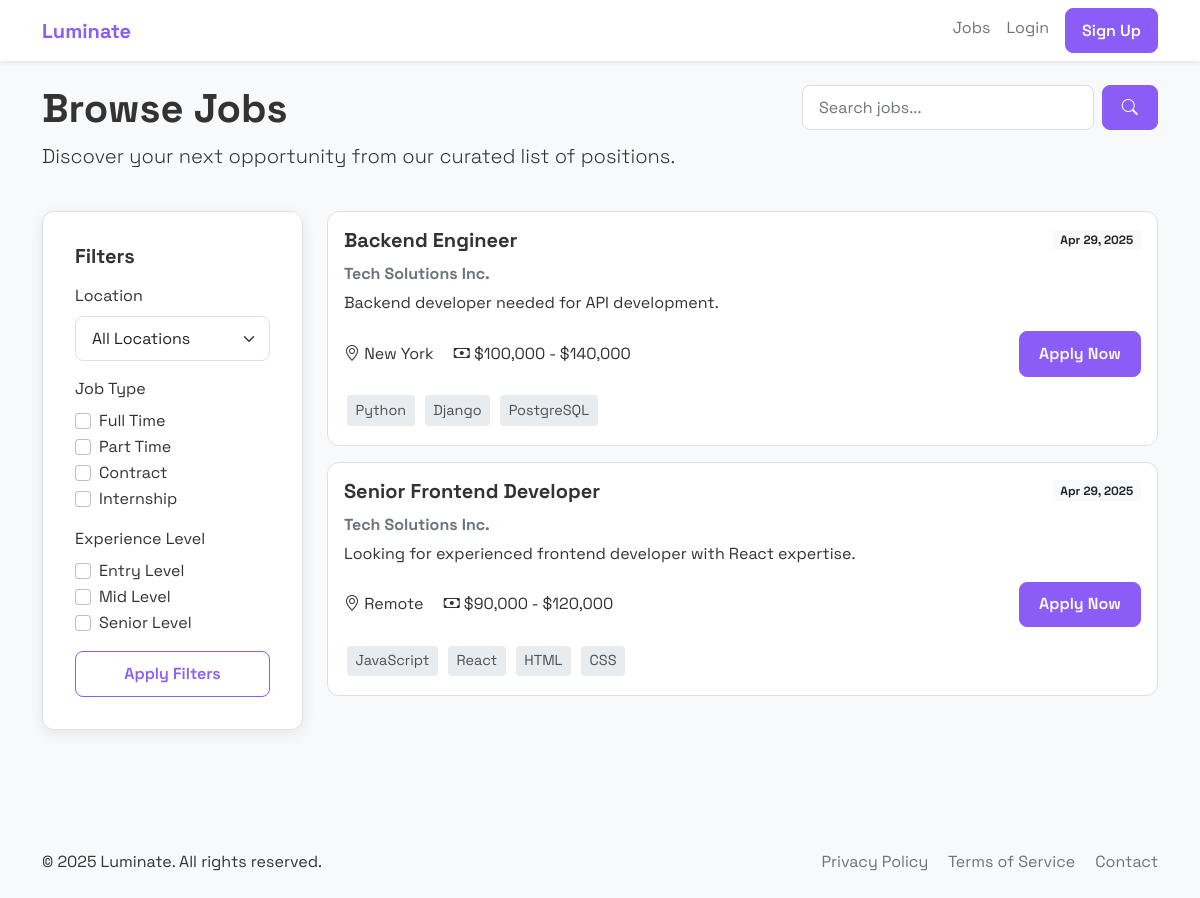
/jobs, run on an earlier commit of the app's database.
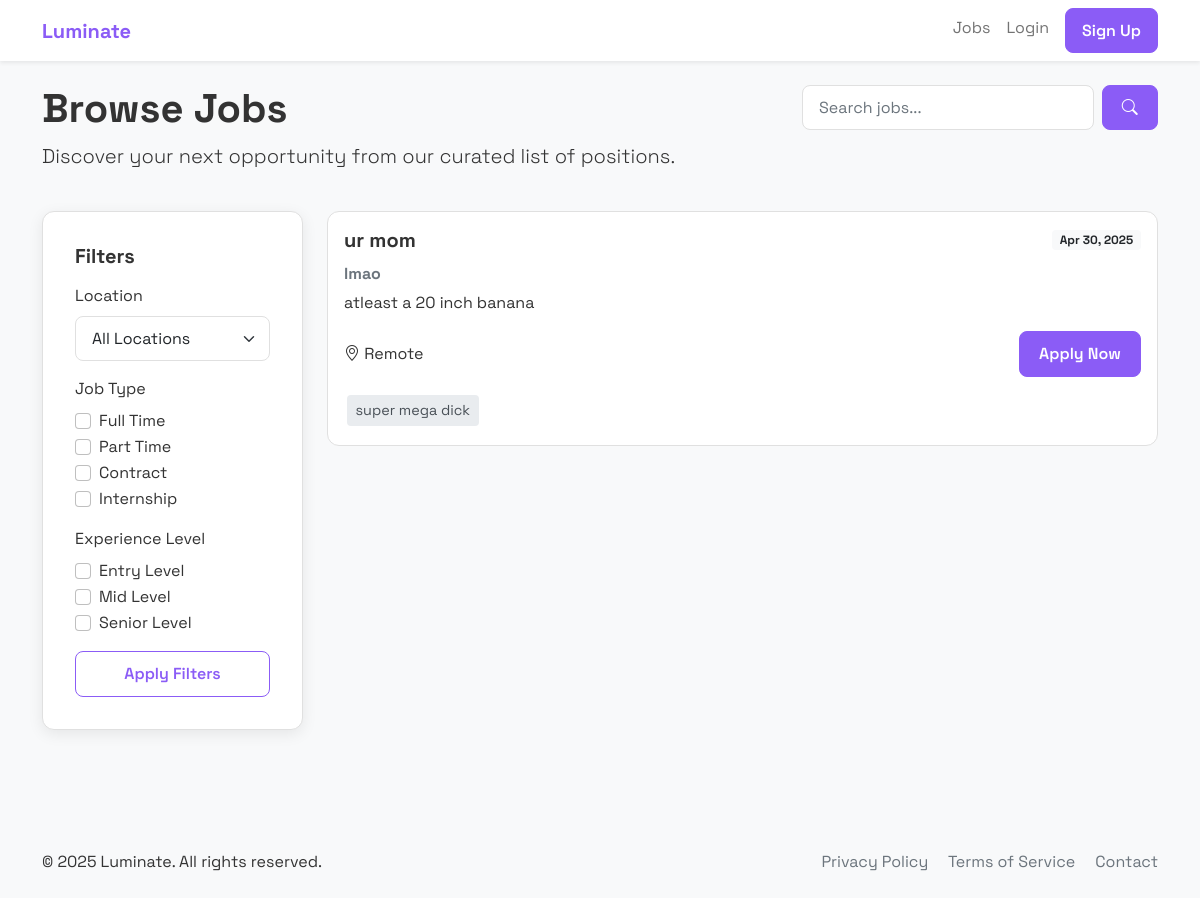
And on a later commit of the database.
### application.py (models this page shows)
class Job(db.Model):
    id = db.Column(db.Integer, primary_key=True)
    title = db.Column(db.String(100), nullable=False)
    company = db.Column(db.String(100), nullable=False)
    description = db.Column(db.Text, nullable=False)
    required_skills = db.Column(db.String(500), nullable=False)
    location = db.Column(db.String(100))
    salary = db.Column(db.String(50))
    date_posted = db.Column(db.DateTime, default=datetime.utcnow)
    employer_id = db.Column(db.Integer, db.ForeignKey('user.id'), nullable=False)
    applications = db.relationship('Application', backref='job', lazy=True)

### application.py (the view)
@app.route('/jobs')
def jobs():
    query = request.args.get('q', '')
    if query:
        search = f"%{query}%"
        jobs = Job.query.filter(
            (Job.title.like(search)) |
            (Job.company.like(search)) |
            (Job.required_skills.like(search))
        ).order_by(Job.date_posted.desc()).all()
    else:
        jobs = Job.query.order_by(Job.date_posted.desc()).all()
    return render_template('jobs.html', jobs=jobs)

### templates/jobs.html (shortened to what this page needs)
{% extends "base.html" %}
{% block content %}
<div class="row mb-4">
    <div class="col-md-8">
        <h1 class="fw-bold animate-fade-in">Browse Jobs</h1>
        <p class="lead animate-fade-in">Discover your next opportunity from our curated list of positions.</p>
    </div>
    <div class="col-md-4">
        <form action="{{ url_for('jobs') }}" method="GET" class="d-flex animate-fade-in">
            <input type="text" name="q" class="form-control me-2" placeholder="Search jobs..." value="{{ request.args.get('q', '') }}">
            <button type="submit" class="btn btn-primary">
                <i class="bi bi-search"></i>
            </button>
        </form>
    </div>
</div>
<div class="row">
    <div class="col-md-3 mb-4">
        <div class="content-card animate-fade-in">
            <h5 class="mb-3">Filters</h5>
            <form>
                <div class="mb-3">
                    <label class="form-label">Location</label>
                    <select class="form-select">
                        <option value="">All Locations</option>
                    </select>
                </div>
                <div class="mb-3">
                    <label class="form-label">Job Type</label>
                    <div class="form-check">
                        <input class="form-check-input" type="checkbox" id="fullTime">
                        <label class="form-check-label" for="fullTime">Full Time</label>
                    </div>
                    <div class="form-check">
                        <input class="form-check-input" type="checkbox" id="partTime">
                        <label class="form-check-label" for="partTime">Part Time</label>
                    </div>
                    <div class="form-check">
                        <input class="form-check-input" type="checkbox" id="contract">
                        <label class="form-check-label" for="contract">Contract</label>
                    </div>
                    <div class="form-check">
                        <input class="form-check-input" type="checkbox" id="internship">
                        <label class="form-check-label" for="internship">Internship</label>
                    </div>
                </div>
                <div class="mb-3">
                    <label class="form-label">Experience Level</label>
                    <div class="form-check">
                        <input class="form-check-input" type="checkbox" id="entry">
                        <label class="form-check-label" for="entry">Entry Level</label>
                    </div>
                    <div class="form-check">
                        <input class="form-check-input" type="checkbox" id="mid">
                        <label class="form-check-label" for="mid">Mid Level</label>
                    </div>
                    <div class="form-check">
                        <input class="form-check-input" type="checkbox" id="senior">
                        <label class="form-check-label" for="senior">Senior Level</label>
                    </div>
                </div>
                <button type="submit" class="btn btn-outline-primary w-100">Apply Filters</button>
            </form>
        </div>
    </div>
    <div class="col-md-9">
        {% if jobs %}
            {% for job in jobs %}
                <div class="job-card card mb-3 animate-pop-in">
                    <div class="card-body">
                        <div class="d-flex justify-content-between align-items-center mb-3">
                            <h5 class="card-title mb-0">{{ job.title }}</h5>
                            <span class="badge bg-light text-dark">{{ job.date_posted.strftime('%b %d, %Y') }}</span>
                        </div>
                        <h6 class="card-subtitle mb-2 text-muted">{{ job.company }}</h6>
                        <p class="card-text mb-3">{{ job.description[:150] }}{% if job.description|length > 150 %}...{% endif %}</p>
                        <div class="d-flex justify-content-between align-items-center">
                            <div>
                                <span class="me-3"><i class="bi bi-geo-alt"></i> {{ job.location or 'Remote' }}</span>
                                {% if job.salary %}
                                    <span><i class="bi bi-cash"></i> {{ job.salary }}</span>
                                {% endif %}
                            </div>
                            <div>
                                <a href="{{ url_for('apply', job_id=job.id) }}" class="btn btn-primary">Apply Now</a>
                            </div>
                        </div>
                        <div class="mt-3">
                            {% for skill in job.required_skills.split(',') %}
                                <span class="skill-badge">{{ skill.strip() }}</span>
                            {% endfor %}
                        </div>
                    </div>
                </div>
            {% endfor %}
        {% else %}
            <div class="content-card text-center animate-fade-in">
                <i class="bi bi-search text-muted mb-3" style="font-size: 3rem;"></i>
                <h3>No jobs found</h3>
                <p class="text-muted">Try adjusting your search criteria or check back later for new opportunities.</p>
            </div>
        {% endif %}
    </div>
</div>
{% endblock %}

### templates/base.html (shortened to what this page needs)
<!DOCTYPE html>
<html lang="en">
<head>
    <link href="https://cdn.jsdelivr.net/npm/bootstrap@5.1.3/dist/css/bootstrap.min.css" rel="stylesheet">
    <link rel="stylesheet" href="https://cdn.jsdelivr.net/npm/bootstrap-icons@1.8.1/font/bootstrap-icons.css">
    <link rel="stylesheet" href="{{ url_for('static', filename='css/styles.css') }}">
</head>
<body>
    <nav class="navbar navbar-expand-lg navbar-light bg-white shadow-sm">
        <div class="container">
            <a class="navbar-brand" href="/">
                <span class="fw-bold text-purple">Luminate</span>
            </a>
            <div class="collapse navbar-collapse" id="navbarNav">
                <ul class="navbar-nav ms-auto">
                    {% if session.get('user_id') %}
                        {% if session.get('is_employer') %}
                            <li class="nav-item">
                                <a class="nav-link" href="{{ url_for('employer_dashboard') }}">Dashboard</a>
                            </li>
                            <li class="nav-item">
                                <a class="nav-link" href="{{ url_for('post_job') }}">Post Job</a>
                            </li>
                            <li class="nav-item">
                                <a class="nav-link" href="{{ url_for('manage_slots') }}">Interview Slots</a>
                            </li>
                        {% else %}
                            <li class="nav-item">
                                <a class="nav-link" href="{{ url_for('dashboard') }}">Dashboard</a>
                            </li>
                            <li class="nav-item">
                                <a class="nav-link" href="{{ url_for('jobs') }}">Jobs</a>
                            </li>
                            <li class="nav-item">
                                <a class="nav-link" href="{{ url_for('results') }}">Matches</a>
                            </li>
                        {% endif %}
                        <li class="nav-item">
                            <a class="nav-link" href="{{ url_for('profile') }}">Profile</a>
                        </li>
                        <li class="nav-item">
                            <a class="nav-link" href="{{ url_for('interviews') }}">Interviews</a>
                        </li>
                        <li class="nav-item">
                            <a class="nav-link" href="{{ url_for('logout') }}">Logout</a>
                        </li>
                    {% else %}
                        <li class="nav-item">
                            <a class="nav-link" href="{{ url_for('jobs') }}">Jobs</a>
                        </li>
                        <li class="nav-item">
                            <a class="nav-link" href="{{ url_for('login') }}">Login</a>
                        </li>
                        <li class="nav-item">
                            <a class="nav-link btn btn-primary text-white px-3 ms-2" href="{{ url_for('register') }}">Sign Up</a>
                        </li>
                    {% endif %}
                </ul>
            </div>
        </div>
    </nav>
    <div class="container main-content">
        {% block content %}{% endblock %}
    </div>
    <footer class="bg-light py-4 mt-auto">
        <div class="container">
            <div class="row align-items-center">
                <div class="col-md-6">
                    <p class="mb-0">&copy; 2025 Luminate. All rights reserved.</p>
                </div>
                <div class="col-md-6 text-md-end">
                    <a href="#" class="text-decoration-none me-3 text-secondary">Privacy Policy</a>
                    <a href="#" class="text-decoration-none me-3 text-secondary">Terms of Service</a>
                    <a href="#" class="text-decoration-none text-secondary">Contact</a>
                </div>
            </div>
        </div>
    </footer>
</body>
</html>

### static/css/styles.css (style rules this page uses)
:root { --primary-color: #8B5CF6; --primary-hover: #7C3AED; --secondary-color: #64b5f6; --background-color: #f8f9fa; --card-bg: #ffffff; --text-color: #333333; --border-color: #e0e0e0; --shadow: 0 4px 15px rgba(0, 0, 0, 0.08); --shadow-hover: 0 6px 20px rgba(0, 0, 0, 0.1); --border-radius: 12px; --transition: all 0.3s ease; }
body { font-family: 'Space Grotesk', sans-serif; background-color: var(--background-color); color: var(--text-color); margin: 0; padding: 0; display: flex; flex-direction: column; min-height: 100vh; }
h1, h2, h3, h4, h5, h6 { font-weight: 700; }
button, .btn { font-family: 'Space Grotesk', sans-serif; }
.main-content { flex: 1; padding-top: 1.5rem; padding-bottom: 3rem; }
.animate-fade-in { opacity: 0; transform: translateY(10px); transition: opacity 0.5s ease, transform 0.5s ease; }
.animate-pop-in { opacity: 0; transform: scale(0.95); transition: opacity 0.5s ease, transform 0.5s ease; }
.animate-fade-in.show, .animate-pop-in.show { opacity: 1; transform: translateY(0) scale(1); }
.content-card { background: var(--card-bg); border-radius: var(--border-radius); box-shadow: var(--shadow); padding: 2rem; margin-bottom: 1.5rem; border: 1px solid var(--border-color); transition: var(--transition); }
.form-control, .form-select { border-radius: 8px; padding: 0.6rem 1rem; border: 1px solid var(--border-color); font-family: 'Space Grotesk', sans-serif; transition: var(--transition); }
.btn { border-radius: 8px; padding: 0.6rem 1.2rem; font-weight: 600; transition: var(--transition); }
.btn-primary { background-color: var(--primary-color); border-color: var(--primary-color); }
.btn-outline-primary { color: var(--primary-color); border-color: var(--primary-color); }
.skill-badge { display: inline-block; background-color: #e9ecef; color: #495057; padding: 0.3em 0.6em; margin: 0.2em; border-radius: 4px; font-size: 0.9em; }
.job-card { border-radius: var(--border-radius); border: 1px solid var(--border-color); transition: var(--transition); }
.text-purple { color: var(--primary-color); }

What changed in the data, as far as the page shows it:
removed Job: title "Backend Engineer", date_posted "Apr 29, 2025", company "Tech Solutions Inc.", description "Backend developer needed for API development.", location "New York", salary "$100,000 - $140,000", strip "Python" "Django" "PostgreSQL", shown under "Filters"
removed Job: title "Senior Frontend Developer", date_posted "Apr 29, 2025", company "Tech Solutions Inc.", description "Looking for experienced frontend developer with React expertise.", location "Remote", salary "$90,000 - $120,000", strip "JavaScript" "React" "HTML" "CSS", shown under "Filters"
added Job: title "ur mom", date_posted "Apr 30, 2025", company "lmao", description "atleast a 20 inch banana", location "Remote", strip "super mega dick"
